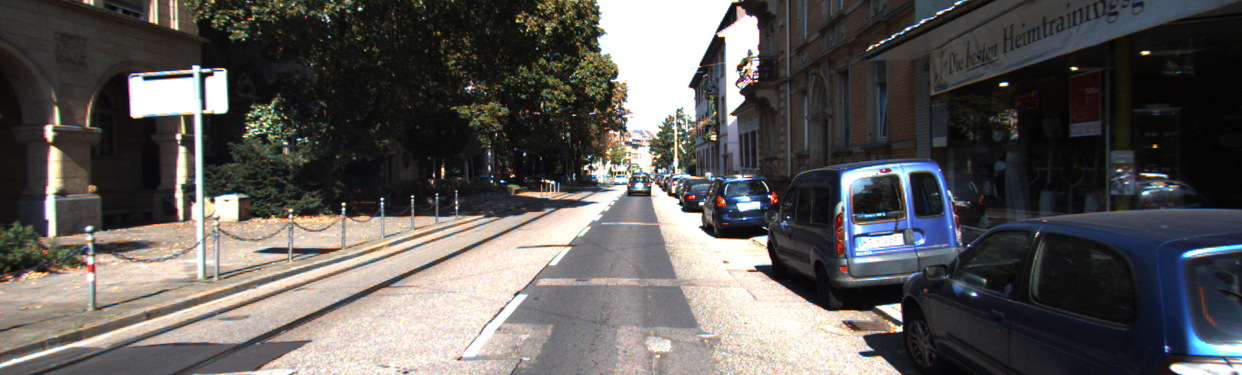
#> input picture src/image.png, 1242 x 375 px
$ python -i VPDetection.py   (imports and definitions only)
#> lines starting #> are read from the running program, lines starting #| are printed output that depends on the picture
#> further down, picture is the input picture: shape (375, 1242, 3); mean B, G, R 87.7, 89.7, 92.4
import cv2
import math
import numpy as np


class VPDetection:
    def __init__(self, reject_degree_th=4.0):
        self.reject_degree_th = reject_degree_th

    def filter_lines(self, lines):
        final_lines = []

        for line in lines:
            x1, y1, x2, y2 = line[0]
            m = (y2 - y1) / (x2 - x1) if x1 != x2 else 1e8
            c = y2 - m * x2
            theta = abs(math.degrees(math.atan(m)))

            if self.reject_degree_th <= theta <= (90 - self.reject_degree_th):
                l = math.hypot(y2 - y1, x2 - x1)
                final_lines.append([x1, y1, x2, y2, m, c, l])

        final_lines = sorted(final_lines, key=lambda x: x[-1], reverse=True)[:min(15, len(final_lines))]
        return final_lines

    def get_lines(self, image):
        gray_image = cv2.cvtColor(image, cv2.COLOR_BGR2GRAY)
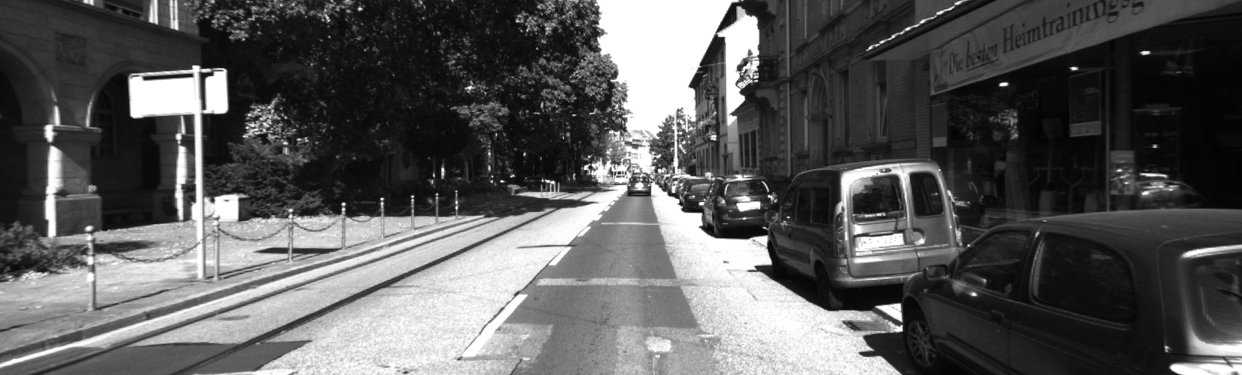
#> gray_image: shape (375, 1242); min 2, max 255, mean 90.3
        blur_gray_image = cv2.GaussianBlur(gray_image, (5, 5), 1)
        edge_image = cv2.Canny(blur_gray_image, 40, 255)
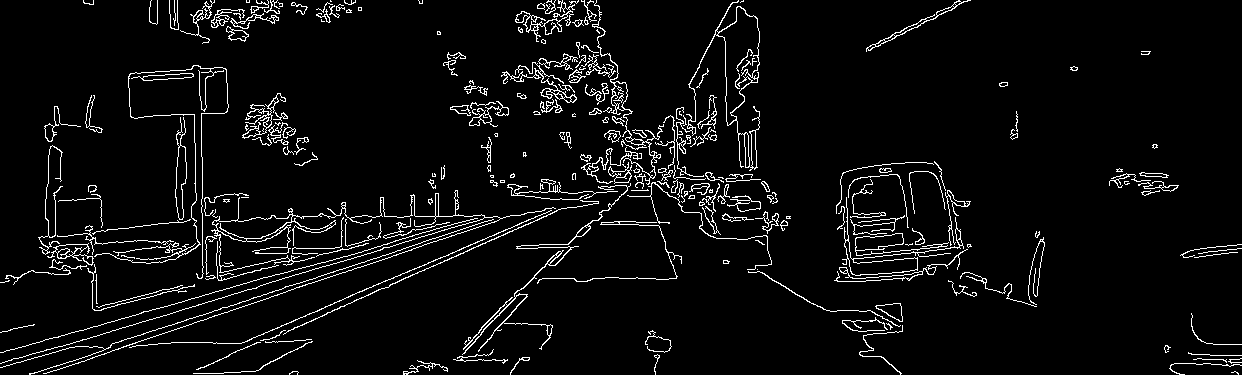
#> edge_image: shape (375, 1242); 5.1% white in thin lines or dots
        lines = cv2.HoughLinesP(edge_image, 1, np.pi / 180, 50, 10, 15)
#> lines = 54 rows, first 6: [432, 233, 453, 227], [393, 245, 420, 237], [320, 316, 340, 307], [372, 286, 389, 279], [32, 373, 58, 365], [343, 268, 363, 262]
        return self.filter_lines(lines) if lines is not None else []
#> the loop in filter_lines, `for line in lines:` made 54 passes
#> (x1, y1, x2, y2, m, c, theta, l) on passes 1, 2, 3, 4, 5, 6, 7, 8, 9, 12, 14, 21: (432, 233, 453, 227, -0.286, 356.4, 15.95, 21.84), (393, 245, 420, 237, -0.296, 361.4, 16.5, 28.16), (320, 316, 340, 307, -0.45, 460, 24.23, 21.93), (372, 286, 389, 279, -0.412, 439.2, 22.38, 18.38), (32, 373, 58, 365, -0.308, 382.8, 17.1, 27.2), (343, 268, 363, 262, -0.3, 370.9, 16.7, 20.88), (110, 351, 127, 345, -0.353, 389.8, 19.44, 18.03), (309, 283, 328, 277, -0.316, 380.6, 17.53, 19.92), (60, 346, 78, 341, -0.278, 362.7, 15.52, 18.68), (389, 285, 418, 272, -0.448, 459.4, 24.15, 31.78), (446, 255, 465, 247, -0.421, 442.8, 22.83, 20.62), (521, 289, 547, 263, -1, 810, 45, 36.77)
#> (x1, y1, x2, y2, m, c, theta) on passes 10, 11, 13, 15, 16, 17: (302, 216, 317, 216, 0, 216, 0), (600, 224, 638, 224, 0, 224, 0), (516, 248, 537, 248, 0, 248, 0), (255, 253, 286, 253, 0, 253, 0), (296, 248, 334, 248, 0, 248, 0), (219, 221, 237, 220, -0.0556, 233.2, 3.18)
#> after the loop in filter_lines, `for line in lines:`: final_lines = 26 items
#> in filter_lines, `final_lines = sorted(final_lines, key=lambda x: x[-1], reverse=True)[:..`: final_lines = 15 items

    def get_vanishing_point(self, lines):
        vanishing_point = None
        min_error = float('inf')

        for i, line1 in enumerate(lines[:-1]):
            m1, c1 = line1[4], line1[5]
            for line2 in lines[i + 1:]:
                m2, c2 = line2[4], line2[5]

                if m1 != m2:
                    x0, y0 = (c1 - c2) / (m2 - m1), m1 * ((c1 - c2) / (m2 - m1)) + c1
                    err = sum([math.hypot(y0 - (m * x0 + c), x0 - ((y0 - c) / m)) ** 2 for m, c in [(line[4], line[5]) for line in lines]])
                    err = math.sqrt(err)

                    if min_error > err:
                        min_error = err
                        vanishing_point = [x0, y0]

        return vanishing_point

    def find_vanishing_points(self, image):
        lines = self.get_lines(image)
        vanishing_point = self.get_vanishing_point(lines)
        return vanishing_point

>>> import cv2
>>> picture = cv2.imread('image.png')
>>> result = VPDetection().get_lines(picture)
#> result = 15 items
